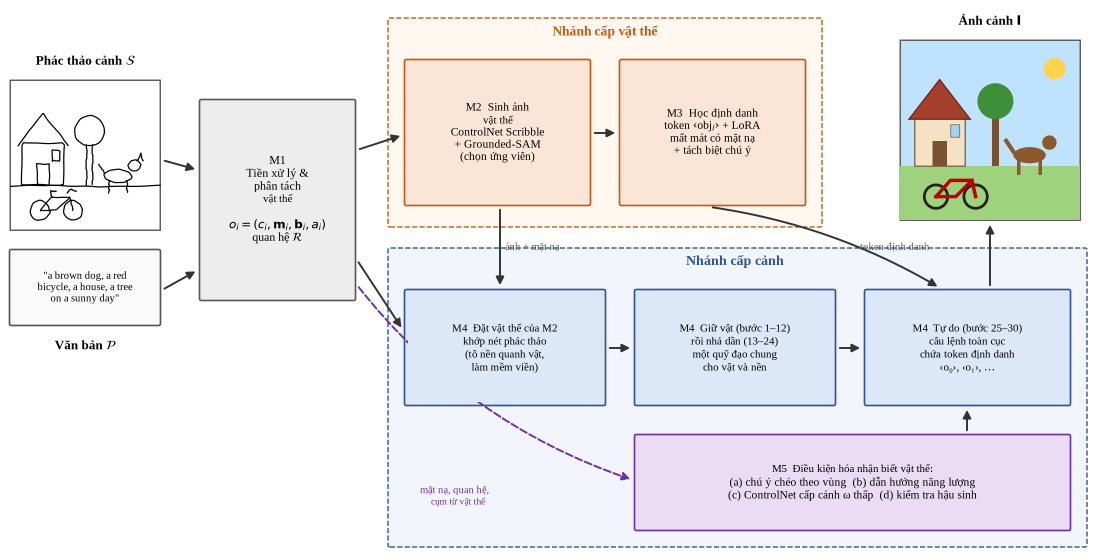
#> input picture slides/src_bobby/arch/arch_in.png, 2200 x 1120 px (shown at 1/2 size)
$ python arch_flow.py arch/arch_in.png out.png
#> lines starting #> are read from the running program, lines starting #| are printed output that depends on the picture
"""Bobby 2026-11-26 ('vậy vẽ lại cho đúng đi'): OCSD architecture as an EXECUTION flow:
inputs -> M1 -> M2 -> M3 -> [denoising 30 steps: M4 (hold 1-12 / release 13-24 / free 25-30) with M5(a,b,c) inside,
every step] -> M5(d) check -> image; loop 'thiếu/lệch -> vẽ lại vùng lỗi (<= 2 lần)'. Crops the sketch, text and
output picture from arch/arch_in.png. Writes arch/arch_flow.png. Usage: arch_flow.py IN OUT (pptx, slide 21)"""
import math, sys
from PIL import Image, ImageDraw, ImageFont
from pptx import Presentation
from pptx.util import Inches as I
SR, SB, SI = ('/usr/share/fonts/truetype/liberation/LiberationSerif-' + k + '.ttf' for k in ('Regular', 'Bold', 'Italic'))
f = lambda n, w=SR: ImageFont.truetype(w, n)
src = Image.open('arch/arch_in.png').convert('RGB')
#> src is the input picture: PIL image 2200x1120 RGB; mean R, G, B 235, 234.6, 236.5
W, H = 2700, 1000
im = Image.new('RGB', (W, H), 'white'); d = ImageDraw.Draw(im)
#> after `im = Image.new('RGB', (W, H), 'white')`: im: PIL image 2700x1000 RGB; every value is 255
INK, GRY, MUT = (25, 25, 25), (60, 60, 60), (110, 110, 110)
OF, OL = (250, 228, 214), (196, 89, 17)        # object branch
BF, BL = (220, 232, 247), (46, 84, 150)        # scene / M4
PF, PL = (234, 220, 244), (112, 48, 160)       # M5
GF, GL = (236, 236, 236), (90, 90, 90)         # M1
def box(b, fill, line, lines, size=26, bold_first=True, r=10, w=3):
    d.rounded_rectangle(b, r, fill=fill, outline=line, width=w)
    lh = size + 8; y = (b[1] + b[3]) / 2 - lh * len(lines) / 2
    for k, t in enumerate(lines):
        F = f(size + (2 if k == 0 and bold_first else 0), SB if k == 0 and bold_first else SR)
        d.text(((b[0] + b[2]) / 2 - d.textlength(t, font=F) / 2, y), t, font=F, fill=INK); y += lh
def arrow(pts, col=GRY, w=5, head=18):
    d.line(pts, fill=col, width=w, joint='curve')
    (x1, y1), (x2, y2) = pts[-2], pts[-1]; a = math.atan2(y2 - y1, x2 - x1)
    d.polygon([(x2, y2), (x2 - head * math.cos(a - .45), y2 - head * math.sin(a - .45)), (x2 - head * math.cos(a + .45), y2 - head * math.sin(a + .45))], fill=col)
def note(x, y, t, size=21, col=MUT, centre=True):
    F = f(size, SI); w = d.textlength(t, font=F); d.text((x - w / 2 if centre else x, y), t, font=F, fill=col)
def dashed(b, col, w=3, dash=14):
    x0, y0, x1, y1 = b
    for x in range(x0, x1, 2 * dash): d.line([(x, y0), (min(x + dash, x1), y0)], fill=col, width=w); d.line([(x, y1), (min(x + dash, x1), y1)], fill=col, width=w)
    for y in range(y0, y1, 2 * dash): d.line([(x0, y), (x0, min(y + dash, y1))], fill=col, width=w); d.line([(x1, y), (x1, min(y + dash, y1))], fill=col, width=w)
# inputs (cropped from the old figure)
sk = src.crop((18, 158, 323, 462)).resize((250, 250)); im.paste(sk, (30, 200))
#> after `sk = src.crop((18, 158, 323, 462)).resize((250, 250))`:
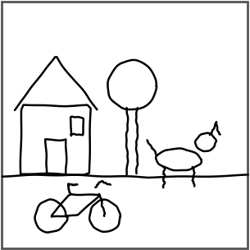
#> sk: PIL image 250x250 RGB; min 0, max 255, mean 234.5
#> after `im.paste(sk, (30, 200))`:
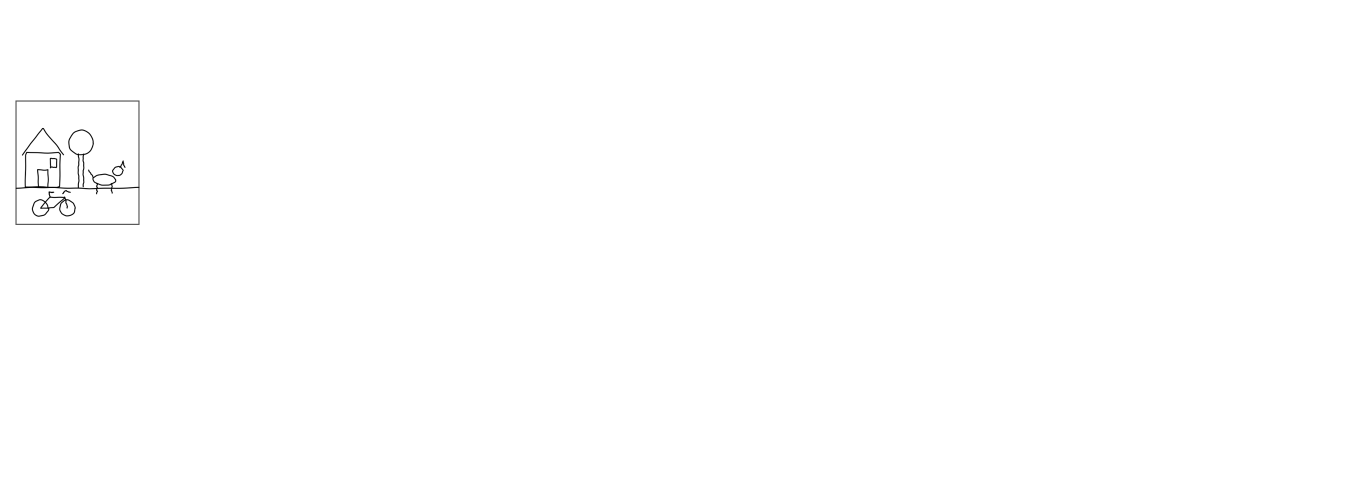
#> im: PIL image 2700x1000 RGB (shown at 1/2 size); min 0, max 255, mean 254.5
tx = src.crop((17, 496, 323, 653)).resize((250, 128)); im.paste(tx, (30, 560))
#> after `tx = src.crop((17, 496, 323, 653)).resize((250, 128))`:
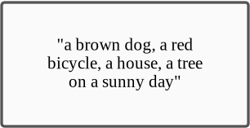
#> tx: PIL image 250x128 RGB; min 0, max 255, mean 231.3
F = f(24, SB)
for t, y in (('Phác thảo cảnh', 160), ('Câu mô tả', 700)): d.text((155 - d.textlength(t, font=F) / 2, y), t, font=F, fill=INK)
# M1, M2, M3
Y0, Y1 = 330, 620
box((350, Y0, 610, Y1), GF, GL, ['M1', 'Phân rã', 'vật thể', '', 'mặt nạ, hộp,', 'tương quan,', 'cụm từ'], 24)
#> after the loop in box, `for k, t in enumerate(lines):`: y = 587
arrow([(285, 325), (345, 410)]); arrow([(285, 620), (345, 545)])
#> in arrow, `(x1, y1), (x2, y2) = (pts[-2], pts[-1])`: x1 = 285; y1 = 325; x2 = 345; y2 = 410
#> in arrow, `a = math.atan2(y2 - y1, x2 - x1)`: a = 0.956
box((680, Y0, 940, Y1), OF, OL, ['M2', 'Tạo ảnh', 'từng vật thể', '', 'ControlNet', '+ Grounded-SAM,', 'chọn ứng viên'], 24)
box((1010, Y0, 1270, Y1), OF, OL, ['M3', 'Học định danh', '', 'token ‹oᵢ›', '+ LoRA cho', 'từng vật thể'], 24)
arrow([(612, 475), (676, 475)]); arrow([(942, 475), (1006, 475)])
note(645, 432, 'nét', 20); note(975, 432, 'ảnh', 20)
#> in note, `w = d.textlength(t, font=F)`: w = 24.44
d.text((680, 250), 'Nhánh xử lý vật thể', font=f(27, SB), fill=OL)
note(680, 284, '(chạy một lần, cho từng vật)', 21, OL, centre=False)
dashed((660, 235, 1290, 690), OL)
T1 = 'Tiền xử lý'; d.text((480 - d.textlength(T1, font=f(25, SB)) / 2, 290), T1, font=f(25, SB), fill=GL)
# denoising block: M4 with M5(a,b,c) inside
BX0, BY0, BX1, BY1 = 1350, 150, 2150, 820
OX1 = 2465   # the scene branch also holds M5(d)
d.rounded_rectangle((BX0, BY0, OX1, BY1), 14, fill=(242, 246, 252)); dashed((BX0, BY0, OX1, BY1), BL)
T = 'Nhánh xử lý cảnh: khử nhiễu 30 bước'; F = f(27, SB); d.text(((BX0 + OX1) / 2 - d.textlength(T, font=F) / 2, BY0 + 18), T, font=F, fill=BL)
arrow([(1272, 475), (1346, 475)])
note(1310, 432, 'token', 20)
sw = (BX1 - BX0 - 80) / 3; sy0, sy1 = 300, 520
for k, (a, b_, c_) in enumerate((('M4  Neo vật', 'bước 1–12', 'giữ chặt vật M2'), ('M4  Nhả dần', 'bước 13–24', 'giảm dần lực giữ'), ('M4  Tự do', 'bước 25–30', 'vật hòa vào nền'))):
    x0 = BX0 + 20 + k * (sw + 20); box((x0, sy0, x0 + sw, sy1), BF, BL, [a, b_, c_], 24)
    if k < 2: arrow([(x0 + sw + 2, (sy0 + sy1) / 2), (x0 + sw + 18, (sy0 + sy1) / 2)], BL, w=4, head=12)
#> this loop made 3 passes
#> (x1 in arrow, y1 in arrow, x2 in arrow, y2 in arrow) on passes 1 to 2: (1612, 410, 1628, 410), (1872, 410, 1888, 410)
note((BX0 + OX1) / 2, 245, 'M4 và M5(a, b, c) cùng chạy ở mỗi bước; M5(d) kiểm tra ảnh cuối', 22, BL)
box((BX0 + 20, 580, BX1 - 20, 790), PF, PL, ['M5  Điều kiện hóa nhận biết vật thể (mọi bước 1–30)', '(a) chú ý chéo theo vùng của từng vật', '(b) dẫn hướng năng lượng: vật bị quên / tràn → sửa ngay',
    '(c) ControlNet phác thảo cả cảnh, lực 0,6'], 23)
for k in range(3):
    x = BX0 + 20 + k * (sw + 20) + sw / 2; arrow([(x, 578), (x, 524)], PL, w=4, head=13)
#> this loop made 3 passes
#> (x1 in arrow, x2 in arrow) on passes 1 to 3: (1490, 1490), (1750, 1750), (2010, 2010)
# M5(d) check, then the image
DX0, DX1 = 2230, 2450
box((DX0, 380, DX1, 570), PF, PL, ['M5(d)', 'Kiểm tra:', 'đếm lại vật', '(Grounding DINO)'], 23)
arrow([(BX1 + 2, 475), (DX0 - 4, 475)], GRY)
out = src.crop((1798, 78, 2163, 443)).resize((210, 210)); im.paste(out, (2480, 120))
#> after `out = src.crop((1798, 78, 2163, 443)).resize((210, 210))`:
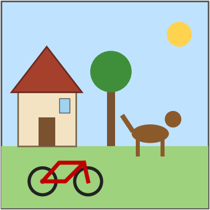
#> out: PIL image 210x210 RGB; mean R, G, B 173.3, 198.2, 180.4
#> after `im.paste(out, (2480, 120))`:
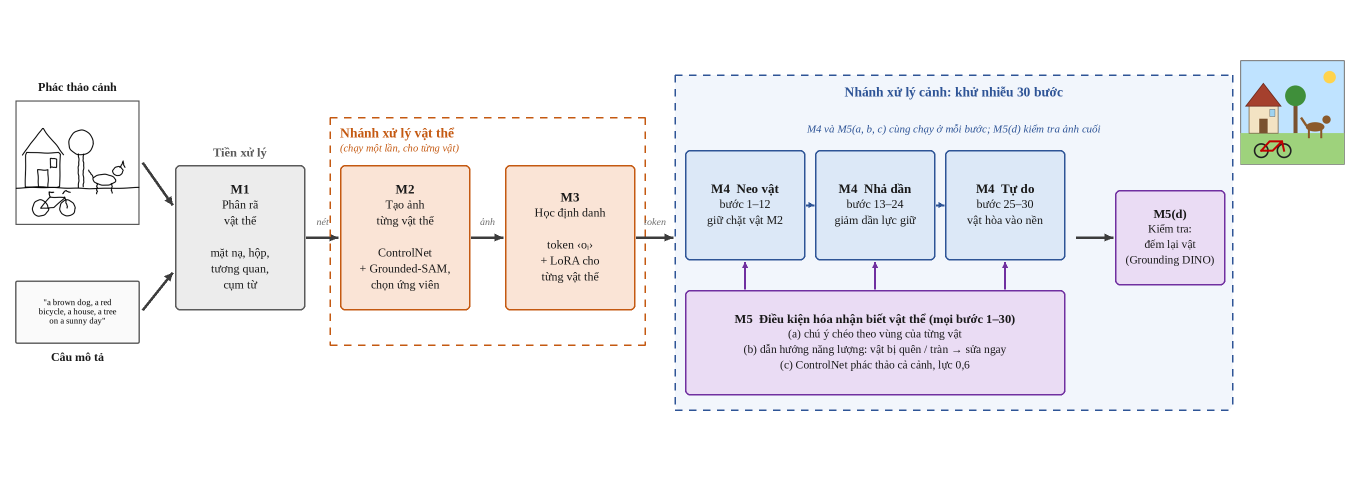
#> im: PIL image 2700x1000 RGB (shown at 1/2 size); mean R, G, B 242.3, 241.3, 244.1
d.rectangle((2480, 120, 2690, 330), outline=(90, 90, 90), width=2)
d.text((2585 - d.textlength('Ảnh cảnh', font=f(24, SB)) / 2, 80), 'Ảnh cảnh', font=f(24, SB), fill=INK)
arrow([(2420, 378), (2490, 335)], (46, 125, 50), w=5); note(2480, 372, 'đạt', 22, (46, 125, 50), centre=False)
# loop back: missing / wrong -> redraw the faulty region
LP = (200, 40, 40)
arrow([(2340, 572), (2340, 900), ((BX0 + BX1) / 2, 900), ((BX0 + BX1) / 2, 824)], LP, w=5, head=18)
note(2190, 912, 'thiếu / lệch → vẽ lại riêng vùng lỗi (tối đa 2 lần)', 23, LP)
im.save('arch/arch_flow.png')
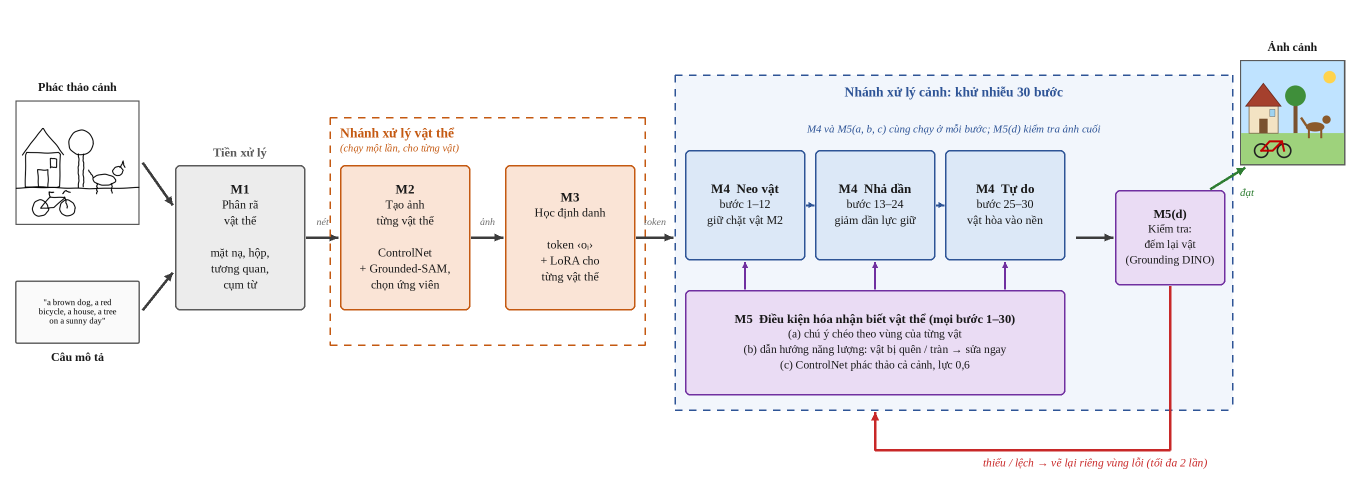
#> saved as arch_flow.png: PIL image 2700x1000 RGB (shown at 1/2 size); mean R, G, B 242, 240.7, 243.4
#> (the run stopped early here; a loop or call above may not have finished)
